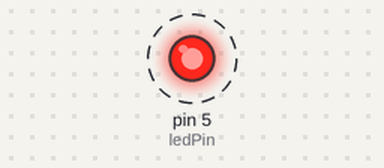
Bench run of a sketch on a simulated Arduino Uno, built with avr-gcc and run on an emulated ATmega328P. On the bench: output pins drawn as LEDs (lit = HIGH). Dashed ring = blinking.

Above: at 2.5 s.
Timing chart, 0 to 6.6 s (numbered marks = the images above):
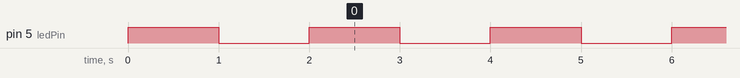

Measured:
- by itself, pin 5 (ledPin): alternates HIGH for 1.0 s and LOW for 1.0 s

The sketch:

BeforeStructDemo.ino
```cpp
// A bunch of functions that control an LED
// Run the code and see what happens

int ledPin = 5;
bool ledState = false;

void ledOn()
{
    ledState = true;
    digitalWrite(ledPin, HIGH);
}

void ledOff()
{
    ledState = false;
    digitalWrite(ledPin, LOW);
}

void ledToggle()
{
    ledState = !ledState;
    digitalWrite(ledPin, ledState);
}

void ledSetup()
{
    pinMode(ledPin, OUTPUT);
}

void setup()
{
    Serial.begin(9600);

    ledSetup();

    ledOn();
    delay(1000);

    ledOff();
    delay(1000);
}

void loop()
{
    ledToggle();
    delay(1000);
}
```
